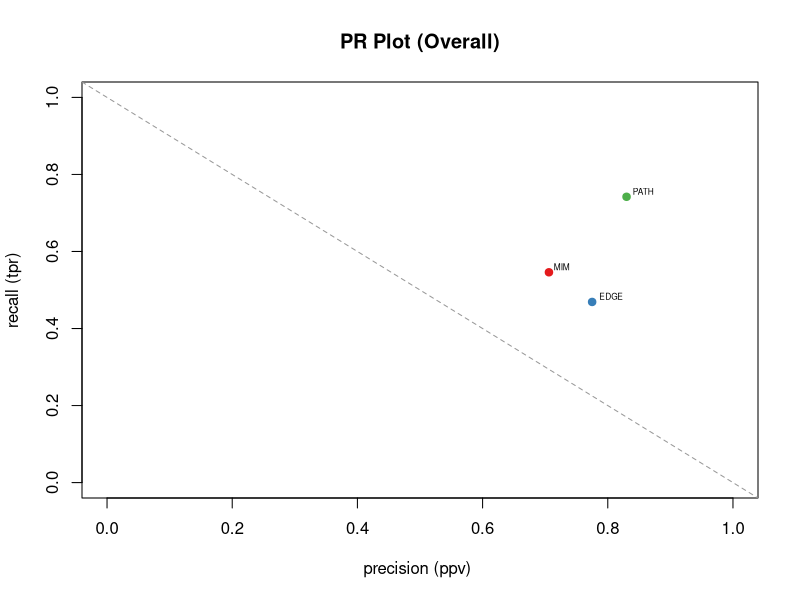
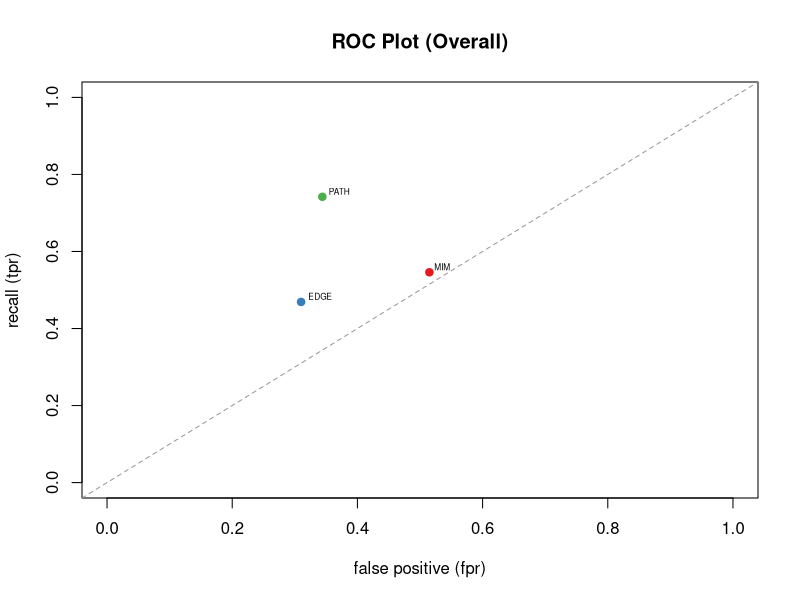

Here is the R script that generated these plots, in order:
library(calibrate)
# precision(ppv), x:recall(tpr)
# tpr, x:fpr
overall.ppv <- c("MIM"=0.706, "EDGE"=0.775, "PATH"=0.83)
overall.tpr <- c("MIM"=0.546, "EDGE"=0.469, "PATH"=0.742)
overall.fpr <- c("MIM"=0.515, "EDGE"=0.31, "PATH"=0.344)

# three colors, one for each model
# ppv, tpr, fpr for
# overall, pal1, meso(w), endo(w)
#(12 * 3 == 36 points)
colors <- c("MIM"="#E41A1C", "EDGE"="#377EB8", "PATH"="#4DAF4A")

# PR Plot
pdf("data/gold_pr_plot_overall.pdf", width=6, height=6)
plot(overall.ppv, overall.tpr, main="PR Plot (Overall)", xlab="precision (ppv) ", ylab="recall (tpr)", pch=19, xlim=c(0,1), ylim=c(0,1), col=colors)
textxy(overall.ppv, overall.tpr, labs=names(overall.tpr), cx = 1, dcol = "black", m = c(0, 0))
abline(a=1.0,b=-1.0, col="#999999", lty=2)
dev.off()

# ROC Plot
pdf("data/gold_roc_plot_overall.pdf", width=6, height=6)
plot(overall.fpr, overall.tpr, main="ROC Plot (Overall)", xlab="false positive (fpr)", ylab="recall (tpr)", pch=19, xlim=c(0,1), ylim=c(0,1), col=colors)
textxy(overall.fpr, overall.tpr, labs=names(overall.tpr), cx = 1, dcol = "black", m = c(0, 0))
abline(a=0,b=1.0, col="#999999", lty=2)
dev.off()
